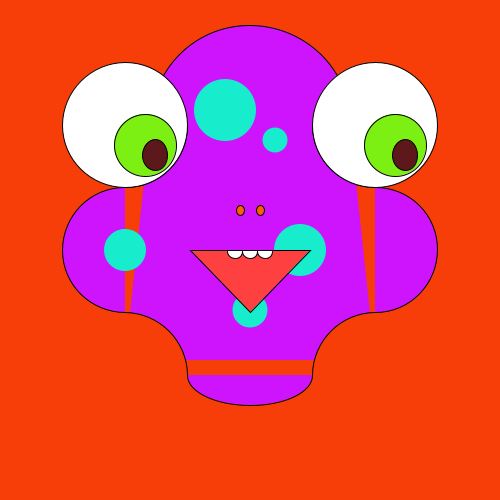
Frame 1 (no input)
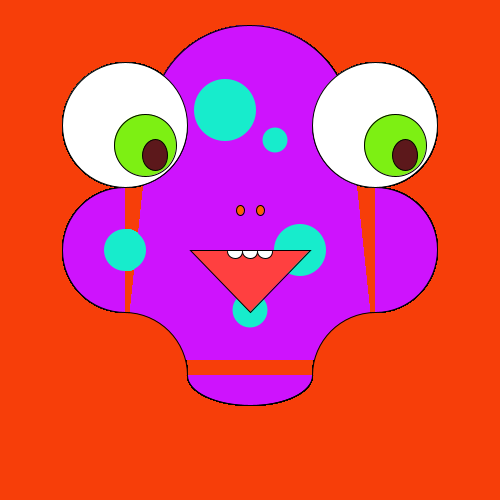
Frame 60 (the mouse pressed at the canvas centre just before this capture)
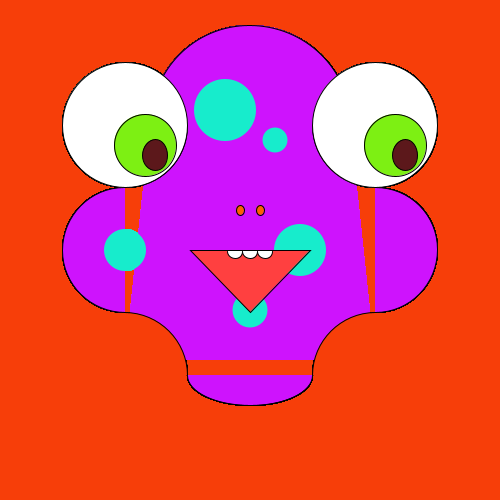
Frame 120 (the mouse held since frame 60 and released just before this capture)

The Processing sketch that drew these frames (run headless with seeded random() and noise(); from frame 60 on, the mouse is pressed at the canvas centre):

// Processing sketch: processing_35780
// ── processing_35780.pde

void setup() {
  // Canvas Set-Up
  size(500,500);
  background(247,62,9);
  smooth();
}

void draw() {
  // Used help from the processing.org reference link
  noStroke();
  fill(206,19,253);
  quad(150,125,250-125,360,375,360,350,125);
  stroke(0,0,0);
  // Upper Arc
  fill(206,19,253);
  arc(250,125,200,200,-PI,0);
  // Left Arc
  fill(206,19,253);
  arc(250-125,125,125,125,0,PI/2);
  arc(250-125,250,125,125,PI/2,TWO_PI-PI/2);
  fill(247,62,9);
  arc(250-125,250+125,125,125,TWO_PI-PI/2, TWO_PI);
  // Right Arc
  fill(206,19,253);
  arc(250+125,125,125,125,PI/2, PI);
  arc(250+125,250,125,125,-PI/2,PI/2);
  fill(247,62,9);
  arc(250+125,250+125,125,125,PI,TWO_PI-PI/2);
  // Bottom Arc
  fill(206,19,253);
  arc(250,250+125,125,60,0,PI);
  
  // Decorative circles in face
  noStroke();
  fill(23,236,204);
  ellipse(250-25,250-140,62,62);
  ellipse(250-125,250,42,42);
  ellipse(250+50,250,52,52);
  ellipse(250+25,250-110,25,25);
  ellipse(250,250+60,35,35);
  
  stroke(0,0,0);
  // Eye Balls
  fill(255,255,255);
  ellipse(250+125,250-125,125,125);
  ellipse(250-125,250-125,125,125);
  // Pupils
  fill(125,240,19);
  ellipse(250+125+20,250-125+20,125/2,125/2);
  ellipse(250-125+20,250-125+20,125/2,125/2);
  // Inside of Pupils
  fill(92,24,27);
  ellipse(250+125+30,250-125+30,125/5,125/4);
  ellipse(250-125+30,250-125+30,125/5,125/4);
  
  //Nosestrills
  fill(254,96,1);
  ellipse(250-10,250-40,8,10);
  ellipse(250+10,250-40,8,10);
  
  // Mouth
  fill(255,64,64);
  triangle(250-60,250,250,250+62,250+60,250);
  
  // Teeth
  fill(255,255);
  arc(250,250+1,15,15,0,PI);
  arc(250-15,250+1,15,15,0,PI);
  arc(250+15,250+1,15,15,0,PI);
}
